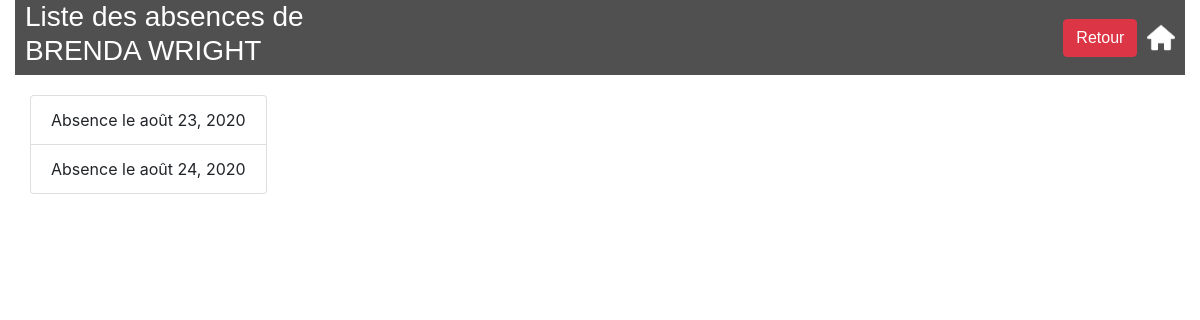
/lycee/student/presence/43, run on the app's committed database.
### lycee/models.py (models this page shows, shortened)
class Student(models.Model):
    first_name = models.CharField(
        max_length=50,
        blank=False,
        null=False
    )
    birth_date = models.DateField(
        verbose_name='date of birth',
        blank=False,
        null=False
    )
    last_name = models.CharField(
        verbose_name="lastname",
        help_text="last name of the student",
        blank=False,  # pas de champ vide
        null=False,  # pas de champ null (a conjuguer avec default
        default="???",
        max_length=255,  # taille maximale du champ
    )
    phone = models.CharField(
        verbose_name="phonenumber",
        help_text="phone number of the student",
        blank=False,  # pas de champ vide
        null=False,  # pas de champ null (a conjuguer avec default
        default="0999999999",
        max_length=10,  # taille maximale du champ
    )
    email = models.EmailField(
        verbose_name="email",
        help_text="phone number of the student",
        blank=False,  # pas de champ vide
        null=False,  # pas de champ null (a conjuguer avec default
        default="x@y.z",
        max_length=255,  # taille maximale du champ
    )
    comments = models.CharField(
        verbose_name="comments",
        help_text="some comments about the student",
        blank=True,
        null=False,  # pas de champ null (a conjuguer avec default
        default="",
        max_length=255,  # taille maximale du champ
    )
    cursus = models.ForeignKey(
        Cursus,
        on_delete=models.CASCADE,  # necessaire selon la version de Django
        null=True
    )

class Presence(models.Model):
    reason = models.CharField(
        max_length=50,
        blank=False,
        null=True,
        default=''
    )
    isMissing = models.BooleanField(
        default=False
    )
    date_presence = models.DateField(
        verbose_name='date of presence',
        blank=False,
        null=False
    )
    student = models.ForeignKey(
        Student,
        on_delete=models.CASCADE,  # necessaire selon la version de Django
        null=True
    )
    appel = models.ForeignKey(
        Appel,
        on_delete=models.CASCADE,  # necessaire selon la version de Django
        null=True
    )

### lycee/views.py (the view)
# urls.py: url(r'^student/presence/(?P<idS>[0-9]+)$', views.detail_presence_Student, name='detail_presence_student'),
def detail_presence_Student(request, idS):
    presence = Presence.objects.filter(student_id = idS, isMissing= True)
    stud = Student.objects.get(id=idS)
    context = {'pres': presence, 'stud':stud}
    return render(request, 'lycee/presence/presence_student.html', context)

### lycee/templates/lycee/presence/presence_student.html
{% extends "master.html" %}
{% load static %}
{% block title %}
    <h3>Liste des absences de {{stud.first_name}} {{stud.last_name}}</h3>
{% endblock %}
{% block content %}
  {% if pres|length > 0 %}
      <ul class="list-group">
      {% for presence in pres %}
          {% if presence.isMissing %}
            <li class="list-group-item">Absence le {{presence.date_presence}} {% if presence.reason != "" %}<br> Raison : {{ presence.reason }}{% endif%} </li>
          {% endif %}
      {% endfor %}
      </ul>
  {% else %}
    <p> Pas d'absence pour cette élève.</p>
  {% endif %}
{% endblock %}

### lycee/static/lycee/style.css (style rules this page uses)
.list-group { padding-top: 10px; width: fit-content; padding-bottom: 10px; }

### data on the page
Student: first_name "BRENDA", last_name "WRIGHT"
Presence: date_presence "août 23, 2020"
Presence: date_presence "août 24, 2020"
